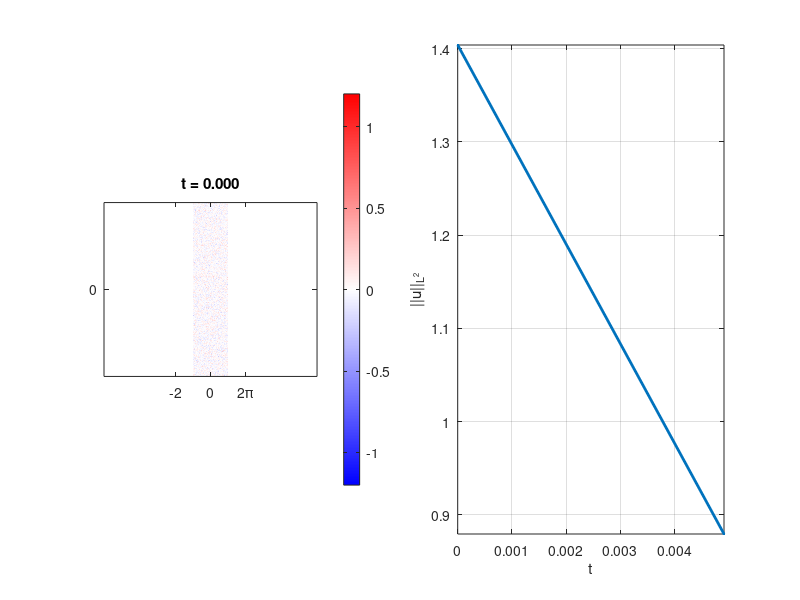

Recreate this plot in MATLAB. (Note: this script raises an error after producing the figure.)
function SH2D_L2norm()
    clc; clear; close all;
    
    %% Parameters
    t0 = 0.0;
    T  = 5.0;
    
    xscale = 2;
    yscale = 10;
    Lx = xscale*pi;
    Ly = yscale*pi;
    
    Nx = 2^7;
    Ny = 2^9;
    
    dx = Lx/Nx;
    dy = Ly/Ny;
    
    movie_dt = 0.05;
    
    mu = 4;
    
    %% Initial condition

    % random
    sigma = 0.1;
    u0 = sigma*randn(Nx,Ny);
    u_hat = fft2(u0);

    % gaussian
    % u0 = exp(-(X.^2 + Y.^2)/sigma);
    % u_hat = fft2(u0);
    
    %% discretization
    % spatial discretization
    x = (-Nx/2:Nx/2-1)*dx;
    y = (-Ny/2:Ny/2-1)*dy;
    
    % time discretization
    dt = 0.1 * min(dx,dy);
    t = t0:dt:T;
    
    %% Fourier wavenumbers
    
    kx = pi * [0:Nx/2-1 -Nx/2:-1] / Lx;
    ky = pi * [0:Ny/2-1 -Ny/2:-1] / Ly;
    
    [KX,KY] = ndgrid(kx,ky);
    
    Laplacian_k = -(KX.^2 + KY.^2);

    %% 2/3 dealiasing mask

    kx_max = max(abs(kx));
    ky_max = max(abs(ky));
    
    dealias_mask = (abs(KX) <= (2/3)*kx_max) & (abs(KY) <= (2/3)*ky_max);
    
    %% Plot setup
    figure('Position',[100 100 1800 600])
    %% first plot: solution
    subplot(1,2,1)
    
    u_phys = real(ifft2(u_hat));
    
    im = imagesc(x,y,u_phys');
    axis equal tight
    set(gca,'YDir','normal')
    
    colormap(seismic_colormap())
    caxis([-1.2 1.2])
    colorbar
    
    title(sprintf('t = %.3f',t(1)))
    xticks([-xscale*pi 0 xscale*pi])
    xticklabels({['-' num2str(xscale,'%.0f')] ,'0', [num2str(xscale,'%.0f') '\pi']})
    yticks([-yscale*pi 0 yscale*pi])
    yticklabels({['-' num2str(yscale,'%.0f')] ,'0', [num2str(yscale,'%.0f') '\pi']})

    %% second plot: L2 norm
    subplot(1,2,2)
    
    t_hist = t(1);
    l2_hist = l2_norm_periodic(u_hat,Lx,Ly);
    
    hline = plot(t_hist,l2_hist,'LineWidth',2);
    
    xlabel('t')
    ylabel('||u||_{L^2}')
    grid on
    
    drawnow
    
    %% GIF setup
    save_gif = true;
    gif_filename = ['swift_hohenberg_2D_mu=' num2str(mu,'%.2f') '.gif'];
    
    frame_count = 1;
    
    next_movie_time = t0;
    
    %% Time loop
    for n = 1:length(t)-1
        L_operator = -(1+Laplacian_k).^2 + mu; % linear form

        u_phys = real(ifft2(u_hat));
        u3_hat = fft2(u_phys.^3);
        N_hat = -dealias_mask .* u3_hat; % nonlinear form
    
        % explicit nonlinear, semi-explicit linear
        u_hat = ((1 + 0.5*dt*L_operator).*u_hat + dt*N_hat) ...
                ./ (1 - 0.5*dt*L_operator);
        u_hat = dealias_mask .* u_hat;

        t_hist(end+1) = t(n+1);
        l2_hist(end+1) = l2_norm_periodic(u_hat,Lx,Ly);

        if (t(n+1) >= next_movie_time) || (n+1 == length(t))
    
            next_movie_time = next_movie_time + movie_dt;
            u_phys = real(ifft2(u_hat));
    
            set(im,'CData',u_phys')
            subplot(1,2,1)

            subplot(1,2,2)
            set(hline,'XData',t_hist,'YData',l2_hist)
            axis tight
    
            drawnow
    
            if save_gif
                frame = getframe(gcf);
                img = frame2im(frame);
    
                [A,map] = rgb2ind(img,256);
                if frame_count == 1
                    imwrite(A,map,gif_filename,'gif','LoopCount',Inf,'DelayTime',0.05);
                else
                    imwrite(A,map,gif_filename,'gif','WriteMode','append','DelayTime',0.05);
                end
    
                frame_count = frame_count + 1;
    
            end
        end
    end
    disp(['GIF saved to: ', gif_filename])

end


%% L2 norm
function val = l2_norm_periodic(u_hat,Lx,Ly)
    [Nx,Ny] = size(u_hat);
    val = sqrt(Lx*Ly) * sqrt(sum(abs(u_hat(:)).^2)) /(Nx*Ny);
end
    
    
%% Seismic colormap    
function cmap = seismic_colormap()
    
    n = 256;
    
    r = [(0:n/2-1)/(n/2), ones(1,n/2)];
    g = [(0:n/2-1)/(n/2), (n/2-1:-1:0)/(n/2)];
    b = [ones(1,n/2), (n/2-1:-1:0)/(n/2)];
    
    cmap = [r(:),g(:),b(:)];

end
